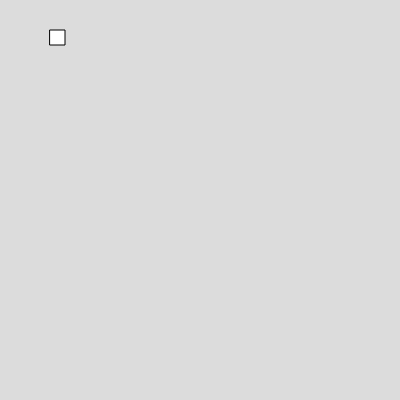
Frame 1 (no input)
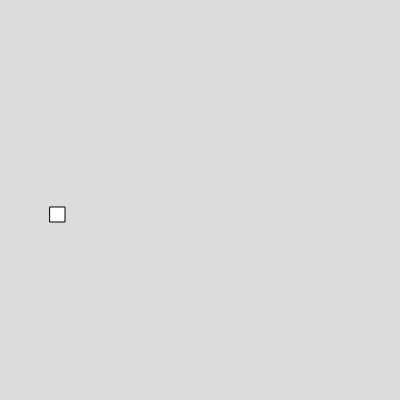
Frame 60 (no input)
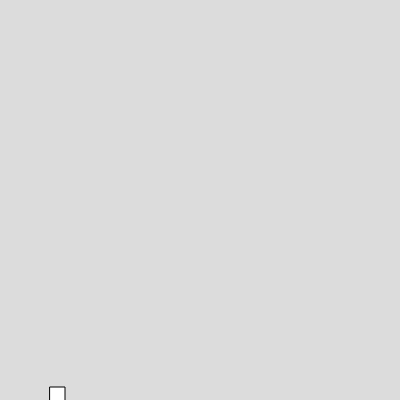
Frame 120 (the mouse pressed at the canvas centre since frame 60)

The p5.js sketch that drew these frames (run headless with seeded random() and noise() and a simulated clock; from frame 60 on, the mouse is pressed at the canvas centre):

// p5.js sketch
// ── sketch.js
var box1
function setup() 
{
  createCanvas(400, 400);
  box1=new Box (50,30,15,15,3,3)
}

function draw() 
{
  background(220);
box1.show()
box1.moveup()
}


// ── box.js
class Box
  {
    constructor(x,y,w,h,vx,vy)
    {
      this.x =x;
      this.y =y;
      this.w =w;
      this.h = h;
      this.vx = vx;
      this.vy= vy;
    }
    
    show()
    {
      rect(this.x,this.y,this.w,this.h)
    }
    
    move()
    {
      this.x = this.x+this.vx;
    }
    moveup(){
      this.y=this.y+this.vy
    }

  }

  
